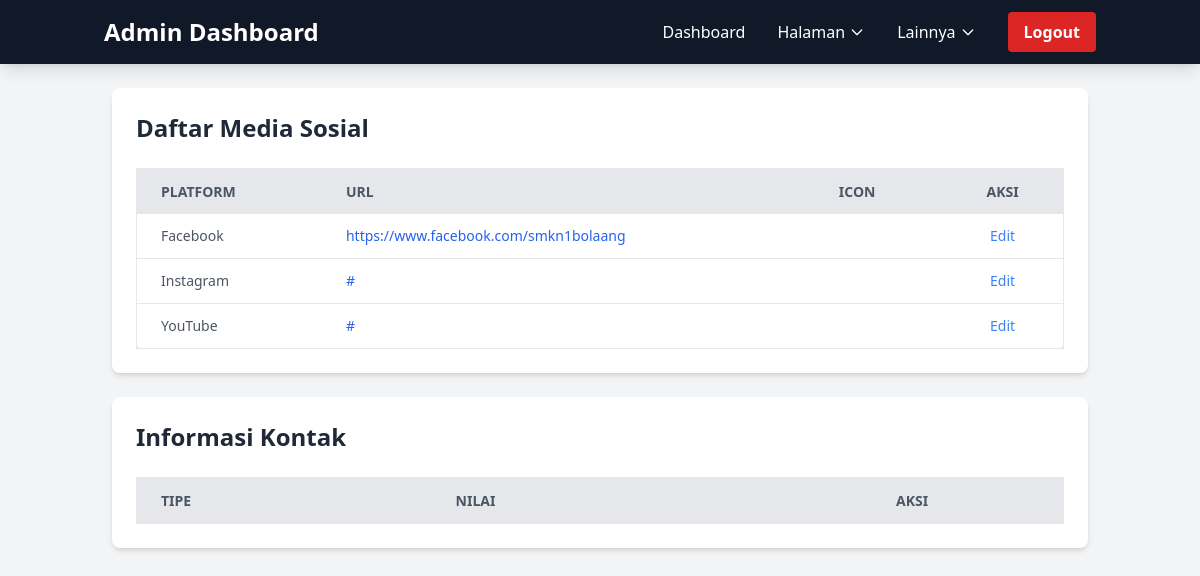
Page /admin/manage_sosmed.php (signed in) on the earlier database version.
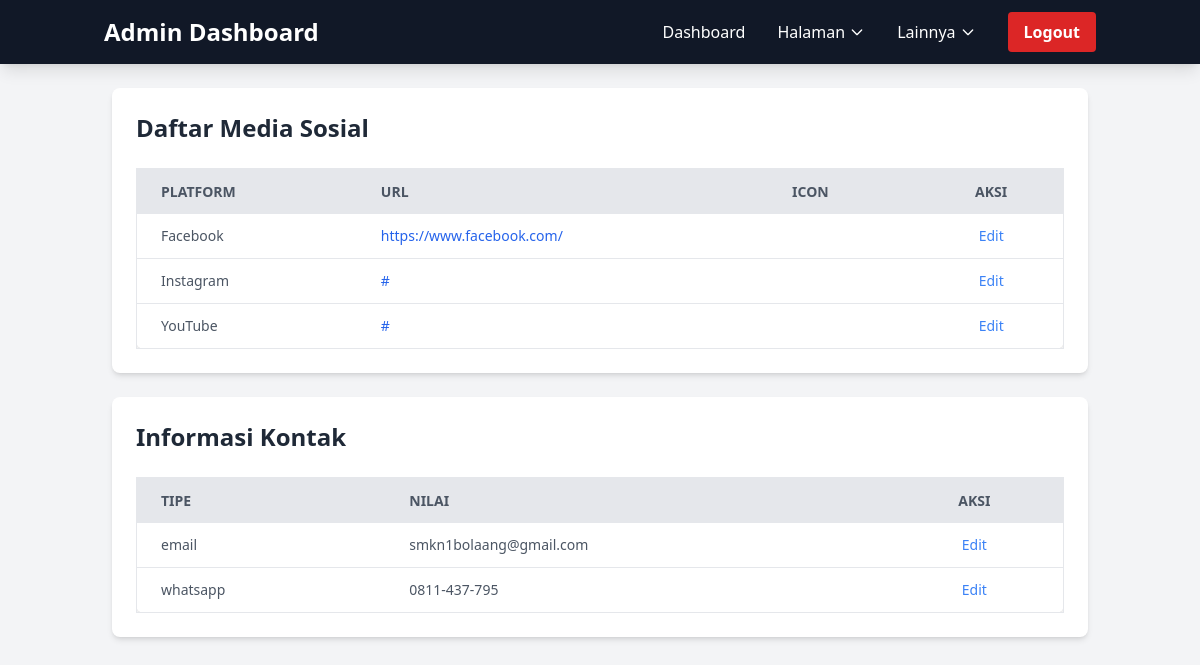
Same page on the later database version.
### tables this page shows
CREATE TABLE `social_media_links` (
  `id` int(11) NOT NULL,
  `platform` varchar(50) NOT NULL,
  `url` varchar(255) NOT NULL,
  `icon` varchar(50) NOT NULL,
  `is_active` tinyint(1) DEFAULT 1,
  `created_at` timestamp NOT NULL DEFAULT current_timestamp(),
  `updated_at` timestamp NOT NULL DEFAULT current_timestamp() ON UPDATE current_timestamp()
);

CREATE TABLE `contact_info` (
  `id` int(11) NOT NULL,
  `type` enum('email','whatsapp') NOT NULL,
  `value` varchar(255) NOT NULL,
  `is_active` tinyint(1) DEFAULT 1
);

### admin/manage_sosmed.php (the view, shortened to what this page needs)
<?php
require_once('../config.php');
function getContactInfo()
{
    global $pdo;
    $stmt = $pdo->query("SELECT * FROM contact_info WHERE is_active = TRUE");
    return $stmt->fetchAll(PDO::FETCH_ASSOC);
}
$stmt = $pdo->query("SELECT * FROM social_media_links WHERE is_active = TRUE");
$socialLinks = $stmt->fetchAll(PDO::FETCH_ASSOC);
$contactInfo = getContactInfo();
?>
<!DOCTYPE html>
<html lang="en">
<head>
    <link href="../assets/css/output.css" rel="stylesheet">
    <link href="https://cdnjs.cloudflare.com/ajax/libs/font-awesome/6.0.0-beta3/css/all.min.css" rel="stylesheet">
</head>
<body class="bg-gray-100">
    <?php include('../admin/components/navbar.php'); ?>
    <main class="container mx-auto p-6">
        <section class="bg-white p-6 rounded-lg shadow-md mb-6">
            <div class="flex justify-between items-center mb-6">
                <h2 class="text-2xl font-bold text-gray-800">Daftar Media Sosial</h2>
            </div>
            <div class="overflow-x-auto">
                <table class="min-w-full bg-white border border-gray-200 rounded-lg shadow-md">
                    <thead>
                        <tr class="bg-gray-200 text-gray-600 uppercase text-sm leading-normal">
                            <th class="py-3 px-6 text-left">Platform</th>
                            <th class="py-3 px-6 text-left">URL</th>
                            <th class="py-3 px-6 text-left">Icon</th>
                            <th class="py-3 px-6 text-center">Aksi</th>
                        </tr>
                    </thead>
                    <tbody class="text-gray-600 text-sm font-light">
                        <?php foreach ($socialLinks as $link): ?>
                            <tr class="border-b border-gray-200 hover:bg-gray-100">
                                <td class="py-3 px-6 text-left"><?php echo htmlspecialchars($link['platform']); ?></td>
                                <td class="py-3 px-6 text-left">
                                    <a href="<?php echo htmlspecialchars($link['url']); ?>" target="_blank" rel="noopener noreferrer" class="text-blue-600 hover:text-blue-800">
                                        <?php echo htmlspecialchars($link['url']); ?>
                                    </a>
                                </td>
                                <td class="py-3 px-6 text-left"><i class="<?php echo htmlspecialchars($link['icon']); ?>"></i></td>
                                <td class="py-3 px-6 text-center">
                                    <button class="edit-btn text-blue-500 hover:text-blue-700"
                                        data-id="<?php echo $link['id']; ?>"
                                        data-platform="<?php echo htmlspecialchars($link['platform']); ?>"
                                        data-url="<?php echo htmlspecialchars($link['url']); ?>"
                                        data-icon="<?php echo htmlspecialchars($link['icon']); ?>">
                                        Edit
                                    </button>
                                </td>
                            </tr>
                        <?php endforeach; ?>
                    </tbody>
                </table>
            </div>
        </section>
        <section class="bg-white p-6 rounded-lg shadow-md">
            <h2 class="text-2xl font-bold text-gray-800 mb-6">Informasi Kontak</h2>
            <div class="overflow-x-auto">
                <table class="min-w-full bg-white border border-gray-200 rounded-lg shadow-md">
                    <thead>
                        <tr class="bg-gray-200 text-gray-600 uppercase text-sm leading-normal">
                            <th class="py-3 px-6 text-left">Tipe</th>
                            <th class="py-3 px-6 text-left">Nilai</th>
                            <th class="py-3 px-6 text-center">Aksi</th>
                        </tr>
                    </thead>
                    <tbody class="text-gray-600 text-sm font-light">
                        <?php foreach ($contactInfo as $info): ?>
                            <tr class="border-b border-gray-200 hover:bg-gray-100">
                                <td class="py-3 px-6 text-left"><?php echo htmlspecialchars($info['type']); ?></td>
                                <td class="py-3 px-6 text-left"><?php echo htmlspecialchars($info['value']); ?></td>
                                <td class="py-3 px-6 text-center">
                                    <button class="edit-contact-btn text-blue-500 hover:text-blue-700"
                                        data-type="<?php echo htmlspecialchars($info['type']); ?>"
                                        data-value="<?php echo htmlspecialchars($info['value']); ?>">
                                        Edit
                                    </button>
                                </td>
                            </tr>
                        <?php endforeach; ?>
                    </tbody>
                </table>
            </div>
        </section>
    </main>
</body>
</html>

Differences in the rows shown:
changed social_media_links "Facebook": url "https://www.facebook.com/smkn1bolaang" → "https://www.facebook.com/"
added contact_info: type "email", value "smkn1bolaang@gmail.com"
added contact_info: type "whatsapp", value "0811-437-795"
